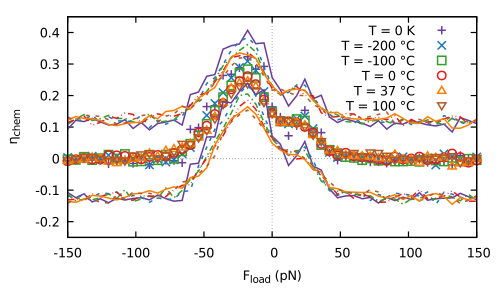

The gnuplot source for this figure:
#!/usr/bin/gnuplot
set term pdfcairo enhanced linewidth 1.75 font ",14"
set output "F_q_temp.pdf"

load "Data/my.pal"

set xzeroaxis
set yzeroaxis

set key top right Right width -4

set ylabel "{/Symbol h}_{chem}"
set xlabel "F_{load} (pN)"

plot [:][-0.25:0.45] \
      "Data/F_v_kBT=0.dat" u 1:(($4+$5)/$4):(sqrt($7**2/$4**2+$5**2/$4**4*$6**2)) w points ls 1 lw 1.25 dashtype 1 title "T = 0 K" \
    , "Data/F_v_kBT=1.dat" u 1:(($4+$5)/$4):(sqrt($7**2/$4**2+$5**2/$4**4*$6**2)) w points ls 3 lw 1.25 pt 2 dashtype 2 title "T = -200 {/Symbol \260}C" \
    , "Data/F_v_kBT=2.39.dat" u 1:(($4+$5)/$4):(sqrt($7**2/$4**2+$5**2/$4**4*$6**2)) w points ls 6 lw 1.25 pt 4 dashtype 4 title "T = -100 {/Symbol \260}C" \
    , "Data/F_v_kBT=3.77.dat" u 1:(($4+$5)/$4):(sqrt($7**2/$4**2+$5**2/$4**4*$6**2)) w points ls 8 lw 1.25 pt 6 dashtype 5 title "T = 0 {/Symbol \260}C" \
    , "Data/F_v_kBT=4.28.dat" u 1:(($4+$5)/$4):(sqrt($7**2/$4**2+$5**2/$4**4*$6**2)) w points ls 10 lw 1.25 pt 8 dashtype 1 title "T = 37 {/Symbol \260}C" \
    , "Data/F_v_kBT=5.1.dat" u 1:(($4+$5)/$4):(sqrt($7**2/$4**2+$5**2/$4**4*$6**2)) w points ls 11 lw 1.25 pt 10 dashtype 7 title "T = 100 {/Symbol \260}C" \
    , "Data/F_v_kBT=0.dat" u 1:(($4+$5)/$4+sqrt($7**2/$4**2+$5**2/$4**4*$6**2)) w lines ls 1 lw 1.25 dashtype 1 notitle \
    , "Data/F_v_kBT=1.dat" u 1:(($4+$5)/$4+sqrt($7**2/$4**2+$5**2/$4**4*$6**2)) w lines ls 3 lw 1.25 dashtype 2 notitle \
    , "Data/F_v_kBT=2.39.dat" u 1:(($4+$5)/$4+sqrt($7**2/$4**2+$5**2/$4**4*$6**2)) w lines ls 6 lw 1.25 dashtype 4 notitle \
    , "Data/F_v_kBT=3.77.dat" u 1:(($4+$5)/$4+sqrt($7**2/$4**2+$5**2/$4**4*$6**2)) w lines ls 8 lw 1.25 dashtype 5 notitle \
    , "Data/F_v_kBT=4.28.dat" u 1:(($4+$5)/$4+sqrt($7**2/$4**2+$5**2/$4**4*$6**2)) w lines ls 10 lw 1.25 dashtype 1 notitle \
    , "Data/F_v_kBT=5.1.dat" u 1:(($4+$5)/$4+sqrt($7**2/$4**2+$5**2/$4**4*$6**2)) w lines ls 11 lw 1.25 dashtype 7 notitle \
    , "Data/F_v_kBT=0.dat" u 1:(($4+$5)/$4-sqrt($7**2/$4**2+$5**2/$4**4*$6**2)) w lines ls 1 lw 1.25 dashtype 1 notitle \
    , "Data/F_v_kBT=1.dat" u 1:(($4+$5)/$4-sqrt($7**2/$4**2+$5**2/$4**4*$6**2)) w lines ls 3 lw 1.25 dashtype 2 notitle \
    , "Data/F_v_kBT=2.39.dat" u 1:(($4+$5)/$4-sqrt($7**2/$4**2+$5**2/$4**4*$6**2)) w lines ls 6 lw 1.25 dashtype 4 notitle \
    , "Data/F_v_kBT=3.77.dat" u 1:(($4+$5)/$4-sqrt($7**2/$4**2+$5**2/$4**4*$6**2)) w lines ls 8 lw 1.25 dashtype 5 notitle \
    , "Data/F_v_kBT=4.28.dat" u 1:(($4+$5)/$4-sqrt($7**2/$4**2+$5**2/$4**4*$6**2)) w lines ls 10 lw 1.25 dashtype 1 notitle \
    , "Data/F_v_kBT=5.1.dat" u 1:(($4+$5)/$4-sqrt($7**2/$4**2+$5**2/$4**4*$6**2)) w lines ls 11 lw 1.25 dashtype 7 notitle \
    
